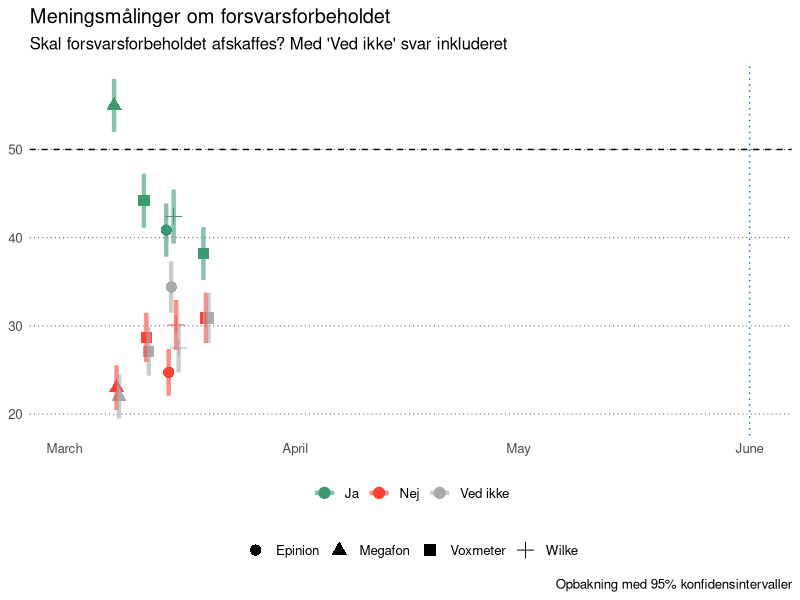
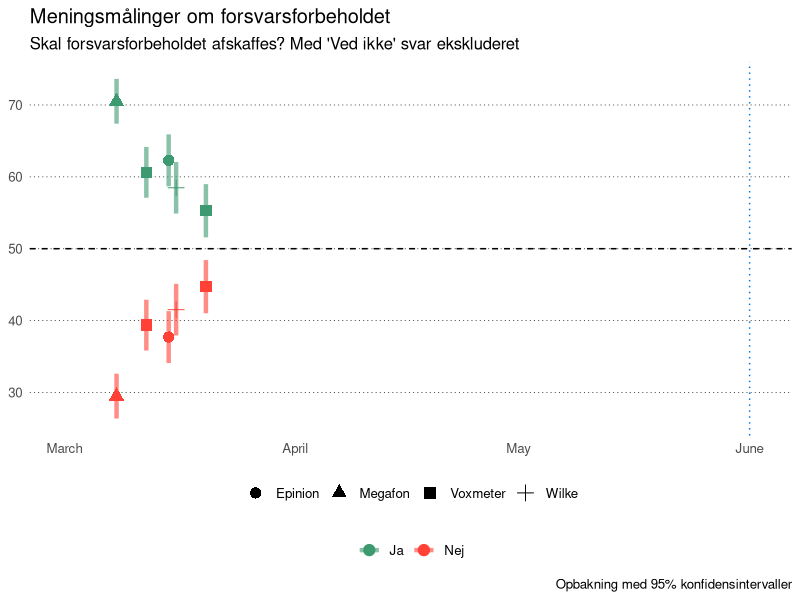
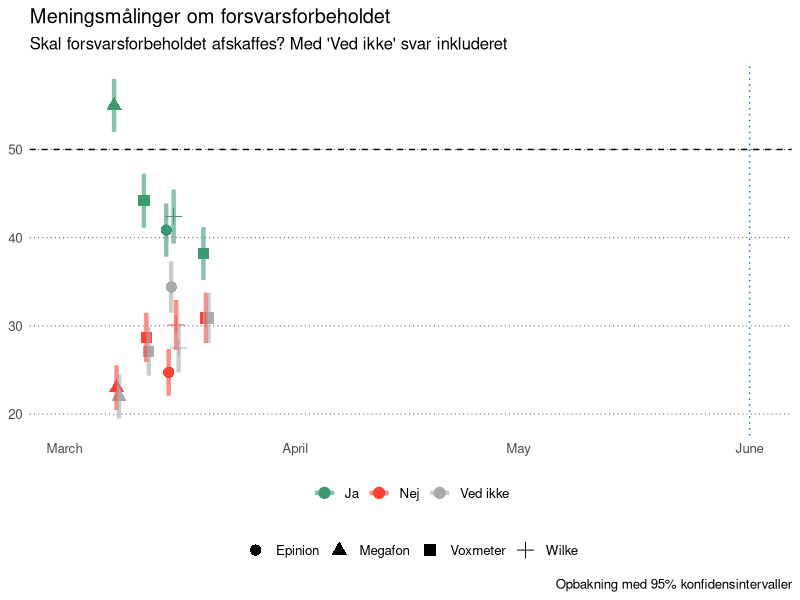
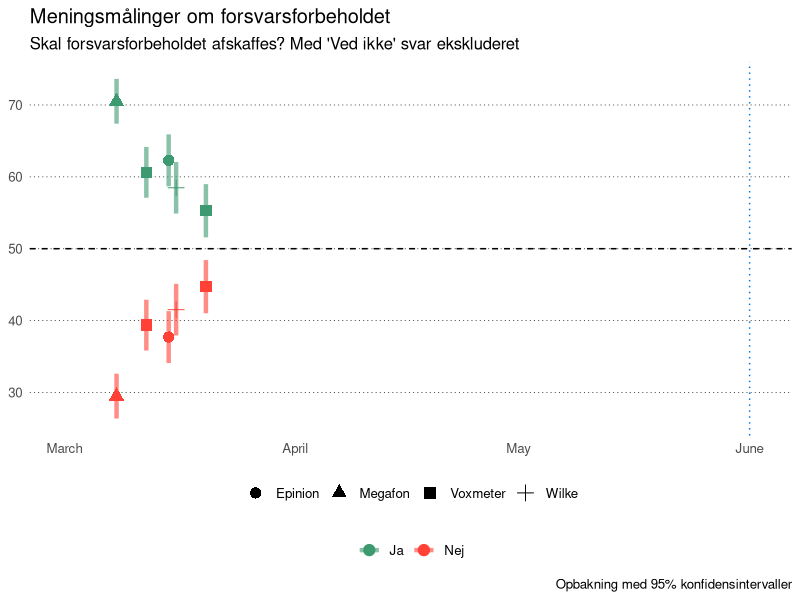

Reproduce these figures in R, in order.
library("tidyverse")

Sys.setlocale("LC_TIME", "da_DK.UTF-8")
options(OutDec= ",")

ff <- read_csv("forsvarsforbeholdet.csv")

ff |> 
  mutate(across(c("svar_ja", "svar_nej", "svar_vedikke"), ~ ifelse(!is.na(svar_andet), (.x / (100 - svar_andet))*100, .x))) |> 
  select(-svar_andet) |> 
  pivot_longer(starts_with("svar_")) |> 
  mutate(usikkerhed = 1.96 * sqrt((value * (100 - value)) / n),
         name = case_when(
           name == "svar_ja" ~ "Ja",
           name == "svar_nej" ~ "Nej",
           name == "svar_vedikke" ~ "Ved ikke"
         )) |> 
  ggplot(aes(dato_end, y = value, ymin = value - usikkerhed, ymax = value + usikkerhed,
             col = name, shape = institut)) +
  geom_hline(yintercept = 50, linetype = "dashed") +
  geom_point(position = position_dodge(width = 1), size = 3.5) +
  geom_errorbar(position = position_dodge(width = 1), width = 0, size = 1.5, alpha = 0.6) +
  geom_vline(xintercept = as.Date("2022-06-01"), linetype = "dotted", col = "#0074D9") +
  scale_x_date(limits = c(as.Date("2022-03-01"), as.Date("2022-06-02")),
               date_breaks = "1 month", 
               labels = scales::date_format("%B")) +
  theme_minimal(base_size = 12) %+replace% 
  theme(panel.grid.major.x = element_blank(), 
        panel.grid.minor.x = element_blank(), 
        panel.grid.major.y = element_line(colour = "grey20", size = 0.3, linetype="dotted"),
        panel.grid.minor.y = element_blank(),
        axis.ticks.y = element_blank(),
        legend.position = "bottom",
        legend.box="vertical") +
  labs(y = NULL,
       x = NULL,
       shape = NULL, 
       col = NULL,
       title = "Meningsmålinger om forsvarsforbeholdet",
       subtitle = "Skal forsvarsforbeholdet afskaffes? Med 'Ved ikke' svar inkluderet",
       caption = "Opbakning med 95% konfidensintervaller") +
  scale_colour_manual(values = c("#3D9970", "#FF4136", "#AAAAAA"))

ggsave("forsvarsforbeholdet_vedikke.png", width = 7, height = 7, dpi = 400)

ff |> 
  mutate(n = n - n * (svar_vedikke / 100)) |> 
  mutate(across(c("svar_ja", "svar_nej"), ~ ifelse(!is.na(svar_andet), (.x / (100 - svar_andet - svar_vedikke))*100, 
                                                   (.x / (100 - svar_vedikke))*100))) |> 
  select(-svar_andet, -svar_vedikke) |> 
  pivot_longer(starts_with("svar_")) |> 
  mutate(usikkerhed = 1.96 * sqrt((value * (100 - value)) / n),
         name = case_when(
           name == "svar_ja" ~ "Ja",
           name == "svar_nej" ~ "Nej"
         )) |> 
  ggplot(aes(dato_end, y = value, ymin = value - usikkerhed, ymax = value + usikkerhed,
             col = name, shape = institut)) +
  geom_hline(yintercept = 50, linetype = "dashed") +
  geom_point(size = 3.5) +
  geom_errorbar(width = 0, size = 1.5, alpha = 0.6) +
  geom_vline(xintercept = as.Date("2022-06-01"), linetype = "dotted", col = "#0074D9") +
  scale_x_date(limits = c(as.Date("2022-03-01"), as.Date("2022-06-02")),
               date_breaks = "1 month", 
               labels = scales::date_format("%B")) +
  theme_minimal(base_size = 12) %+replace% 
  theme(panel.grid.major.x = element_blank(), 
        panel.grid.minor.x = element_blank(), 
        panel.grid.major.y = element_line(colour = "grey20", size = 0.3, linetype="dotted"),
        panel.grid.minor.y = element_blank(),
        axis.ticks.y = element_blank(),
        legend.position = "bottom",
        legend.box="vertical") +
  labs(y = NULL,
       x = NULL,
       shape = NULL, 
       col = NULL,
       title = "Meningsmålinger om forsvarsforbeholdet",
       subtitle = "Skal forsvarsforbeholdet afskaffes? Med 'Ved ikke' svar ekskluderet",
       caption = "Opbakning med 95% konfidensintervaller") +
  scale_colour_manual(values = c("#3D9970", "#FF4136"))

ggsave("forsvarsforbeholdet_udenvedikke.png", width = 7, height = 7, dpi = 400)
